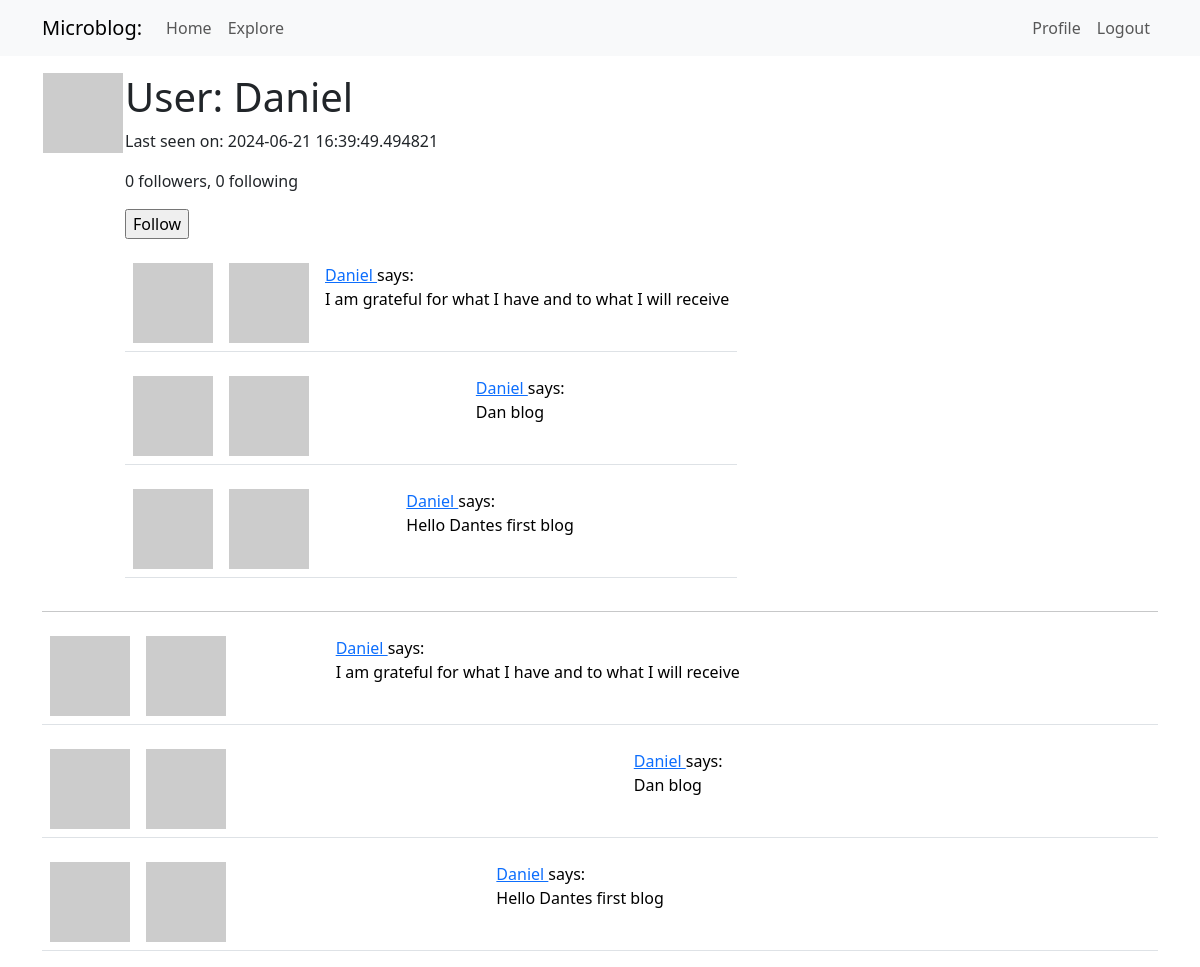
/user/Daniel (signed in), run on the app's committed database.
### app/models.py (models this page shows, shortened)
class User(UserMixin, db.Model):
    id: so.Mapped[int] = so.mapped_column(primary_key=True)
    username: so.Mapped[str] = so.mapped_column(sa.String(64), index=True,
                                                unique=True)
    email: so.Mapped[str] = so.mapped_column(sa.String(120), index=True,
                                             unique=True)
    password_hash: so.Mapped[Optional[str]] = so.mapped_column(sa.String(256))
    about_me: so.Mapped[Optional[str]] = so.mapped_column(sa.String(140))
    last_seen: so.Mapped[Optional[datetime]] = so.mapped_column(
        default=lambda: datetime.now(timezone.utc))
    posts: so.WriteOnlyMapped['Post'] = so.relationship(back_populates='author')
    following: so.WriteOnlyMapped['User'] = so.relationship(
        secondary=followers, primaryjoin=(followers.c.follower_id == id),
        secondaryjoin=(followers.c.followed_id==id),
        back_populates='followers'
    )
    followers: so.WriteOnlyMapped['User'] = so.relationship(
        secondary=followers, primaryjoin=(followers.c.followed_id == id),
        secondaryjoin=(followers.c.follower_id == id),
        back_populates='following'
    )
    def avatar(self, size):
        digest = hashlib.md5(self.email.lower().encode('utf-8')).hexdigest()
        return f'https://www.gravatar.com/avatar/{digest}?d=identicon&s={size}'
    @login.user_loader
    def load_user(id):
        return db.session.get(User, int(id))
    def is_following(self, user):
        query = self.following.select().where(User.id == user.id)
        return db.session.scalar(query) is not None
    def followers_count(self):
        query = sa.select(sa.func.count()).select_from(
            self.followers.select().subquery())
        return db.session.scalar(query)
    def following_count(self):
        query = sa.select(sa.func.count()).select_from(
            self.following.select().subquery())
        return db.session.scalar(query)

class Post(db.Model):
    id: so.Mapped[int] = so.mapped_column(primary_key=True)
    body: so.Mapped[str] = so.mapped_column(sa.String(140))
    timestamp: so.Mapped[datetime] = so.mapped_column(
        index=True, default=lambda: datetime.now(timezone.utc))
    user_id: so.Mapped[int] = so.mapped_column(sa.ForeignKey('user.id'),
                                               index=True
    )
    author: so.Mapped[User] = so.relationship('User', back_populates='posts')

### app/routes.py (the view)
@app.route('/user/<username>')
@login_required
def user(username):
    user = db.first_or_404(sa.select(User).where(User.username == username))
    page = request.args.get('page', 1, type=int)
    query = user.posts.select().order_by(Post.timestamp.desc())
    posts = db.paginate(query, page=page, per_page=app.config['POSTS_PER_PAGE'],
                        error_out=False)
    next_url = url_for('user', username=user.username, page=posts.next_num) \
        if posts.has_next else None
    prev_url = url_for('user', username=user.username, page=posts.prev_num) \
        if posts.has_prev else None
    form = EmptyForm()
    return render_template('user.html', user=user, posts=posts, form=form, prev_url=prev_url, next_url=next_url)

### app/forms.py
class EmptyForm(FlaskForm):
    submit = SubmitField('Submit')

### app/routes.py (called while the page is built)
@app.before_request
def before_request():
    if current_user.is_authenticated:
        current_user.last_seen = datetime.now(timezone.utc)
        db.session.commit()

### app/templates/user.html (shortened to what this page needs)
{% extends "base.html" %}
{% block content %}
<table>
    <tr valign="top">
        <td><img src="{{ user.avatar(128)}}"></td>
        <td>
            <h1>User: {{user.username }}</h1>
            {% if user.last_seen %}<p>Last seen on: {{ user.last_seen }}</p>{% endif %}
            <p>{{user.followers_count()}} followers, {{ user.following_count()}} following</p>
            {% if user == current_user %}
            <p><a href="{{ url_for('edit_profile') }}">Edit your profile</a></p>
            {% elif not current_user.is_following(user) %}
            <p>
                <form action="{{ url_for('follow', username=user.username)}}" method="post">
                    {{ form.submit(value='Follow')}}
                </form>
            </p>
            {% endif %}
            {% for post in posts %}
            {% include '_post.html' %}
        {% endfor %}
        </td>
    </tr>
</table>
<hr>
{% for post in posts %}
{% include '_post.html' %}
{%endfor %}
{% endblock %}

### app/templates/_post.html
<table class="table table-hover">
    <tr >
        <td width="70px">
            <img src="{{post.author.avatar(36) }}"></td>
        <td>
            <a href="{{ url_for('user', username=post.author.username)}}">
                <img src="{{post.author.avatar(70)}}" />
            </a>
            <td>
                <a href="{{ url_for('user', username=post.author.username)}}">
                    {{ post.author.username}}
                </a>
                says: <br> {{post.body}} </td>
            </td>
    </tr>
</table>

### data on the page
User: username "Daniel", last_seen "2024-06-21 16:39:49.494821"
Post: author.username "Daniel", body "I am grateful for what I have and to what I will receive"
Post: author.username "Daniel", body "Dan blog"
Post: author.username "Daniel", body "Hello Dantes first blog"

### other printed values
{{ user.followers_count() }} "0"
{{ user.following_count() }} "0"
